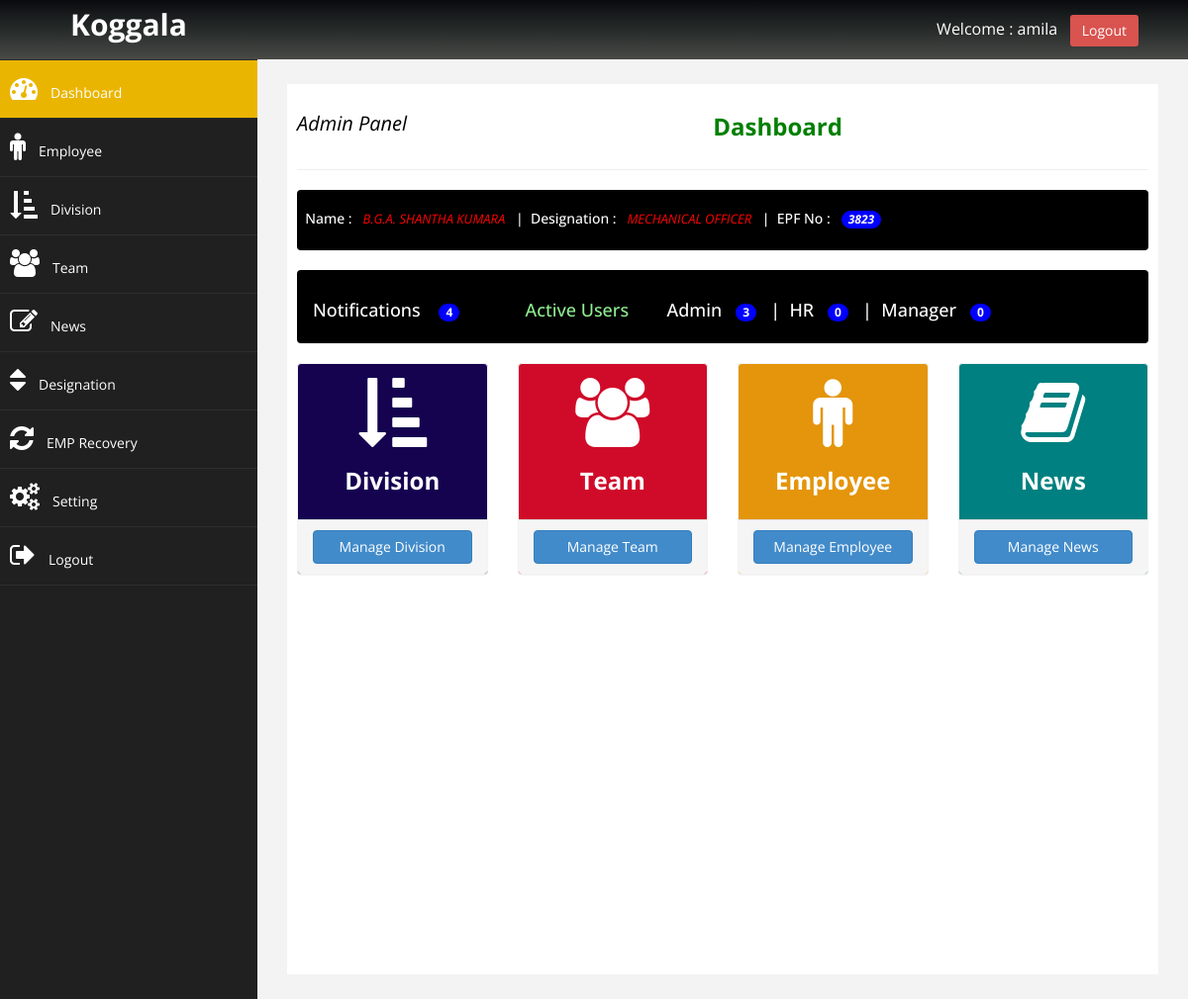
The page /admin/index.php (signed in) on the database its author committed.
### tables this page shows
CREATE TABLE `employee` (
  `emp_id` int(11) NOT NULL,
  `active_id` int(11) NOT NULL,
  `epf_no` varchar(50) NOT NULL,
  `position` int(11) DEFAULT NULL,
  `ename` varchar(200) DEFAULT NULL,
  `address` varchar(200) DEFAULT NULL,
  `dob` date DEFAULT NULL,
  `gender` varchar(10) NOT NULL,
  `tel_personal` varchar(20) DEFAULT NULL,
  `tel_home` varchar(20) DEFAULT NULL,
  `nic` varchar(15) DEFAULT NULL,
  `devision` int(11) DEFAULT NULL,
  `team` int(11) DEFAULT NULL,
  `ephoto` varchar(50) DEFAULT NULL,
  `minimum_edu` int(11) DEFAULT NULL,
  `sports` varchar(200) DEFAULT NULL,
  `extra_edu` varchar(200) DEFAULT NULL,
  `e_doj` date DEFAULT NULL,
  `other_company` varchar(200) DEFAULT NULL,
  `occupation` varchar(100) DEFAULT NULL,
  `etime_period` int(11) DEFAULT NULL,
  `remarks` text NOT NULL,
  `religion` varchar(50) NOT NULL,
  `civilstatus` varchar(50) NOT NULL,
  `catogaroy` varchar(50) NOT NULL
);

CREATE TABLE `position` (
  `position_id` int(11) NOT NULL,
  `active_id` int(11) NOT NULL,
  `position` varchar(50) NOT NULL
);

### admin/index.php (the view, shortened to what this page needs)
<?php
$con = new mysqli(DB_HOSTNAME,DB_USERNAME, DB_PASSWORD,DB_NAME);
if(!isset($_SESSION['adminSession'])){
        echo "<script type='text/javascript'>window.location.href = '../login.php';</script>";
}else{
        $userID    = $_SESSION['adminUid'];
?>
<!DOCTYPE html>
<html>
<head>
    <link href="../assets/css/bootstrap.css" rel="stylesheet" />
    <link href="../assets/css/font-awesome.css" rel="stylesheet" />
    <link href="../assets/js/morris/morris-0.4.3.min.css" rel="stylesheet" />
    <link href="../assets/css/custom.css" rel="stylesheet" />
</head>
<body>
	<div id="wrapper">
		<nav class="navbar navbar-default navbar-cls-top" role="navigation" style="margin-bottom: 0">
			<div class="navbar-header">
				<a href="#" class="navbar-brand ">Koggala</a>
			</div>
                <div id="navbar-right">Welcome : <?php echo $_SESSION['adminSession'];?> &nbsp;
                    <a href="logout.php" class="btn btn-danger square-btn-adjust">Logout
                    </a>
                </div>
		</nav>
        <nav class="navbar-default navbar-side" role="navigation">
            <div class="sidebar-collapse">
                <ul class="nav" id="main-menu">
                    <li>
                        <a href="index.php" class="active-menu"><i class="fa fa-dashboard fa-2x"></i>Dashboard</a>
                    </li>
                    <li>
                        <a href="manage_employee.php"><i class="fa fa-male fa-2x"></i>Employee</a>
                    </li>
                    <li>
                        <a href="devision_manage.php"><i class="fa fa-sort-amount-asc fa-2x"></i>Division</a>
                    </li>
                    <li>
                        <a href="team_manage.php"><i class="fa fa-users fa-2x"></i>Team</a>
                    </li>
                    <li>
                        <a href="news_manage.php"><i class="fa fa-edit fa-2x"></i>News</a>
                    </li>
                    <li>
                        <a href="position_manage.php"><i class="fa fa-sort fa-2x"></i>Designation</a>
                   </li>
                    <li>
                        <a href="emp_Recovery.php"><i class="fa fa-refresh fa-2x"></i>EMP Recovery</a>
                    </li>
                    <li>
                        <a href="setting.php"><i class="fa fa-cogs fa-2x"></i>Setting</a>
                    </li>
                    <li>
                        <a href="logout.php"><i class="fa fa-sign-out fa-2x"></i>Logout</a>
                    </li>
                </ul>
            </div>
        </nav>
         <div id="page-wrapper">
            <div id="page-inner">
                <div class="row">
                   <div class="col-md-12 col-lg-12 text-center">
                     <h3>
                        <small style="color:black; float:left; font-size:20px;"><i>Admin Panel</i></small>
                         <strong style="color:green">Dashboard</strong>
                     </h3>
                  </div>
                </div>
                <hr/>
                <div class="row">
                 <div class="col-md-12 col-sm-12 col-xs-12 ">
                    <div class="panel" style="background:black;">
                       <div class="panel-heading">
                            <?php
                            $admeSQL = "SELECT  employee.epf_no   AS epf_no,
                                                employee.position AS position,
                                                employee.ename    AS ename
                                                    FROM user
                                                        INNER JOIN  employee ON user.epf_no =  employee.epf_no
                                                        WHERE `user`.`id` = '$userID'" ;
                                $admeQyery  = mysqli_query($con, $admeSQL);
                                $adrow = mysqli_fetch_assoc($admeQyery);
                                $adefp         = $adrow['epf_no'];
                                $adename       = $adrow['ename'];
                                $adposId       = $adrow['position'];
                            if($adposId==0){
                                        $adposNa   = "";
                            }else{
                                $adposSQL   = "SELECT * FROM `position` WHERE `position_id` = $adposId";
                                $adposQuery = mysqli_query($con, $adposSQL);
                                $adposRow   = mysqli_fetch_assoc($adposQuery);
                                $adposNa    = $adposRow['position'];
                            }
                            ?>
                            <div class="row">
                                <h5 style="color:white;">
                                    &nbsp;&nbsp;Name :&nbsp;&nbsp;
                                    <small style="color:red;font-size:13px;">
                                    <i><?php  echo $adename; ?></i>
                                   </small>
                                    &nbsp;&nbsp;|&nbsp;&nbsp;Designation :&nbsp;&nbsp;
                                    <small style="color:red;font-size:13px;">
                                    <i><?php  echo $adposNa; ?></i>
                                   </small>
                                    &nbsp;&nbsp;|&nbsp;&nbsp;EPF No :&nbsp;&nbsp;
                                    <span class="badge badge-light" style="background:blue;">
                                    <i><?php  echo $adefp; ?></i>
                                    </span>
                                  </h5>
                                </div>
                            </div>
                       </div>
                    </div>
                </div>
                <div class="row">
                 <div class="col-md-12 col-sm-12 col-xs-12 ">
                    <div class="panel" style="background:black;">
                       <div class="panel-heading">
                            <?php
                            $notSQL    = "SELECT * FROM `trxn` WHERE `status` = 'unread'";
                            $notQyery  = mysqli_query($con, $notSQL);
                            $notNfRows = mysqli_num_rows($notQyery);
                            ?>
                            <div class="row">
                                <div class="col-md-3 col-sm-12 col-xs-12"  >
                                    <a href="manage_notification.php" style="text-decoration: none;color:white;">
                                        <h4>Notifications&nbsp;&nbsp;&nbsp;
                                            <span class="badge badge-light" style="background:blue;">
                                                <?php  if($notNfRows >= 0){ echo $notNfRows; ?><?php } ?>
                                            </span>
                                        </h4>
                                    </a>
                                </div>
                                 <div class="col-md-2 col-sm-12 col-xs-12 ">
                                    <h4 style="color:lightgreen;">Active Users</h4>
                                </div>
                                <?php
                                $not1SQL   = "SELECT *
                                                    FROM trxn
                                                    INNER JOIN user ON trxn.user_id =  user.id
                                                    WHERE user.category = 2 AND trxn.active = 1 ";
                                $not1Qyery  = mysqli_query($con, $not1SQL);
                                $not1NfRows = mysqli_num_rows($not1Qyery);
                                ?>
                                <div class="col-md-6 col-sm-12 col-xs-12 ">
                                  <h4 style="color:white;">Admin&nbsp;&nbsp;
                                    <span class="badge badge-light" style="background:blue;">
                                        <?php if($not1NfRows >= 0){ echo $not1NfRows;} ?>
                                    </span>
                                <?php
                                $not2SQL    = "SELECT *
                                                    FROM trxn
                                                    INNER JOIN user ON trxn.user_id =  user.id
                                                    WHERE user.category = 3 AND trxn.active = 1 ";
                                $not2Qyery  = mysqli_query($con, $not2SQL);
                                $not2NfRows = mysqli_num_rows($not2Qyery);
                                ?>
                                   &nbsp;&nbsp;|&nbsp;&nbsp;HR&nbsp;&nbsp;
                                    <span class="badge badge-light" style="background:blue;">
                                        <?php if($not2NfRows >= 0){ echo $not2NfRows;} ?>
                                    </span>
                                    <?php
                                    $not3SQL    = "SELECT *
                                                            FROM trxn
                                                            INNER JOIN user ON trxn.user_id =  user.id
                                                            WHERE user.category = 4 AND trxn.active = 1 ";
                                    $not3Qyery  = mysqli_query($con, $not3SQL);
                                    $not3NfRows = mysqli_num_rows($not3Qyery);
                                    ?>
                                    &nbsp;&nbsp;|&nbsp;&nbsp;Manager&nbsp;&nbsp;
                                    <span class="badge badge-light" style="background:blue;">
                                        <?php if($not3NfRows >= 0){ echo $not3NfRows;} ?>
                                    </span>
                                  </h4>
                                </div>
                            </div>
                       </div>
                    </div>
                </div>
                </div>
                <div class="row">
                    <div class="col-md-3 col-sm-12 col-xs-12">
                        <div class="panel panel-primary text-center no-boder bg-color-blue">
                            <div class="panel-body">
                                <i class="fa fa-sort-amount-asc fa-5x"></i>
                                <h3><strong>Division</trong></h3>
                            </div>
                            <div class="panel-footer">
                                <a href="devision_manage.php"><button type="button" class="btn btn-primary btn-block">Manage Division</button></a>
                            </div>
                        </div>
                    </div>
                    <div class="col-md-3 col-sm-12 col-xs-12">
                        <div class="panel panel-primary text-center no-boder bg-color-pink">
                            <div class="panel-body">
                                <i class="fa fa-users fa-5x"></i>
                                <h3><strong>Team</strong></h3>
                            </div>
                            <div class="panel-footer">
                                <a href="team_manage.php"><button type="button" class="btn btn-primary btn-block">Manage Team</button></a>
                            </div>
                        </div>
                    </div>
                    <div class="col-md-3 col-sm-12 col-xs-12">
                        <div class="panel panel-primary text-center no-boder bg-color-yellow">
                            <div class="panel-body">
                                <i class="fa fa-male fa-5x"></i>
                                <h3><strong>Employee</strong></h3>
                            </div>
                            <div class="panel-footer">
                                <a href="manage_employee.php"><button type="button" class="btn btn-primary btn-block">Manage Employee</button></a>
                            </div>
                        </div>
                    </div>
                   <div class="col-md-3 col-sm-12 col-xs-12">
                    <div class="panel panel-primary text-center no-boder bg-color-teal">
                        <div class="panel-body">
                            <i class="fa fa-book fa-5x"></i>
                            <h3><strong>News</strong></h3>
                        </div>
                        <div class="panel-footer">
                            <a href="news_manage.php"><button type="button" class="btn btn-primary btn-block">Manage News</button></a>
                        </div>
                    </div>
                </div>
                </div>
            </div>
          </div>
        </div>
 <?php
}
 ?>
</body>
</html>

### assets/css/custom.css (style rules this page uses)
body { font-family: 'Open Sans', sans-serif; }
#wrapper { width: 100%; background: #202020; }
#page-wrapper { padding: 15px 15px; min-height: 500px; background: #F3F3F3; }
#page-inner { width: 100%; margin: 10px 20px 10px 0px; background-color:#fff!important; padding: 10px; min-height: 900px; }
h4 { padding-top:10px; }
.text-center { text-align: center; }
.no-boder { border: 1px solid #f3f3f3; }
.bg-color-blue { background-color: #150350 ; color: #fff; }
.bg-color-pink { background-color: #d00b29; color: #fff; }
.bg-color-yellow { background-color: #e4950b; color: #fff; }
.bg-color-teal { background-color: #008080; color: #fff; }
.navbar-cls-top .navbar-brand { color: #fff; width: 260px; text-align: center; height: 60px; font-size: 30px; font-weight: 700px; font-weight: bold; }
#navbar-right { color: white; float: right; padding: 15px 50px 5px 50px; font-size: 16px; }
.square-btn-adjust { border: 0px solid transparent; -webkit-border-radius: 0px; -moz-border-radius: 0px; border-radius: 3px; }
.active-menu { background-color: #EAB500!important; }
.sidebar-collapse, .sidebar-collapse .nav { background: none; }
.sidebar-collapse .nav { padding: 0px; }
.sidebar-collapse .nav > li > a { color: #fff; background: #202020; text-shadow: none; padding: 15px 10px; }
.sidebar-collapse .nav > li { border-bottom: 1px solid rgba(107, 108, 109, 0.19); }
.navbar-side { border:none; background-color: #202020; }
.nav > li > a >i { margin-right: 13px; }
.navbar-cls-top { background: linear-gradient(to bottom, #080a0d, #191c1d, #262b2a, #373a38, #494a46); border-bottom:none; }
.navbar-default { border: 0px solid black; }
@media (min-width: 768px) { #page-wrapper { margin: 0 0 0 260px; padding: 15px 30px; min-height: 900px; } }
@media (min-width: 768px) { .navbar-side { width: 260px; position: absolute; z-index: 1; } }
@media (min-width: 768px) { .navbar { border-radius: 0px; } }

### rows shown on the page
employee: ename "B.G.A. SHANTHA KUMARA", epf_no "3823"
position: position "MECHANICAL OFFICER"

### other values the page prints
$_SESSION['adminSession'] "amila"
$notNfRows "4"
$not1NfRows "3"
$not2NfRows "0"
$not3NfRows "0"
